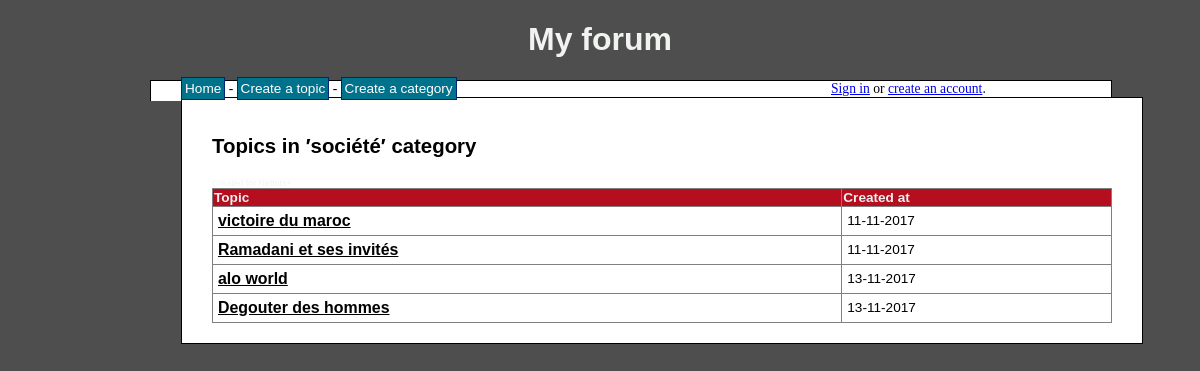
/Admin/category.php?id=9, run on the app's committed database.
### tables this page shows
CREATE TABLE `categories` (
  `cat_id` int(8) NOT NULL,
  `cat_name` varchar(255) NOT NULL,
  `cat_description` varchar(255) NOT NULL
);

CREATE TABLE `topics` (
  `topic_id` int(8) NOT NULL,
  `topic_subject` varchar(255) NOT NULL,
  `topic_date` datetime NOT NULL,
  `topic_cat` int(8) NOT NULL,
  `topic_by` int(8) NOT NULL
);

### Admin/category.php (the view, shortened to what this page needs)
<?php
include 'header.php';
$sql = "SELECT
            cat_id,
            cat_name,
            cat_description
        FROM
            categories
        WHERE
            cat_id = " . mysql_real_escape_string($_GET['id']);
$result = mysql_query($sql);
if(!$result)
{
    echo 'The category could not be displayed, please try again later.' . mysql_error();
}
else
{
    if(mysql_num_rows($result) == 0)
    {
        echo 'This category does not exist.';
    }
    else
    {
        while($row = mysql_fetch_assoc($result))
        {
            echo '<h2>Topics in ′' . $row['cat_name'] . '′ category</h2>';
        }
        $sql = "SELECT
                    topic_id,
                    topic_subject,
                    topic_date,
                    topic_cat
                FROM
                    topics
                WHERE
                    topic_cat =". mysql_real_escape_string($_GET['id']);
        $result = mysql_query($sql);
        if(!$result)
        {
            echo 'The topics could not be displayed, please try again later.';
        }
        else
        {
            if(mysql_num_rows($result) == 0)
            {
                echo 'There are no topics in this category yet.';
            }
            else
            {
                echo '<table border="1">
                      <tr>
                        <th>Topic</th>
                        <th>Created at</th>
                      </tr>';
                while($row = mysql_fetch_assoc($result))
                {
                    echo '<tr>';
                        echo '<td class="leftpart">';
                            echo '<h3><a href="topic.php?id=' . $row['topic_id'] . '">' . $row['topic_subject'] . '</a><h3>';
                        echo '</td>';
                        echo '<td class="rightpart">';
                            echo date('d-m-Y', strtotime($row['topic_date']));
                        echo '</td>';
                    echo '</tr>';
                }
            }
        }
    }
}
include 'footer.php';
?>

### Admin/style.css (style rules this page uses)
body { background-color: #4E4E4E; text-align: center; }
table { border-collapse: collapse; width: 100%; }
table a { color: #000; }
th { background-color: #B40E1F; color: #F0F0F0; }
td { padding: 5px; }
h3 { margin: 0; padding: 0; }
.leftpart { width: 70%; }
.rightpart { width: 30%; }

### data on the page
categories: cat_name "société"
topics: topic_subject "victoire du maroc", topic_date "11-11-2017"
topics: topic_subject "Ramadani et ses invités", topic_date "11-11-2017"
topics: topic_subject "alo world", topic_date "13-11-2017"
topics: topic_subject "Degouter des hommes", topic_date "13-11-2017"
